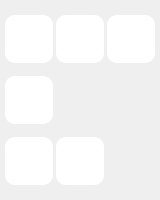
<?xml version="1.0" encoding="UTF-8"?>
<ui version="4.0">
 <class>WritingPanel</class>
 <widget class="QWidget" name="WritingPanel">
  <property name="geometry">
   <rect>
    <x>0</x>
    <y>0</y>
    <width>160</width>
    <height>200</height>
   </rect>
  </property>
  <property name="minimumSize">
   <size>
    <width>160</width>
    <height>200</height>
   </size>
  </property>
  <property name="maximumSize">
   <size>
    <width>160</width>
    <height>200</height>
   </size>
  </property>
  <property name="windowTitle">
   <string>Form</string>
  </property>
  <property name="styleSheet">
   <string notr="true">
QPushButton {
    background-color: white;
    border:0px;
    border-radius:10px;
}


QPushButton:hover {
    background-color: #FFEDC5;
}

QPushButton:checked {
    background-color: #E5E5E5;
}



/** **/

QPushButton#cursorButton {
    background-image:url(:/RecordVideo_Writing/cursor);
}


/** **/

QPushButton#pencilButton {
    background-image:url(:/RecordVideo_Writing/pencil);
}

/** **/

QPushButton#eraserButton {
    background-image:url(:/RecordVideo_Writing/eraser);
}

/****/

QPushButton#lineButton {
    background-image:url(:/RecordVideo_Writing/line);
}


/** **/


QPushButton#deleteAllButton {
    background-image:url(:/RecordVideo_Writing/deleteAll);
}

/** **/

QPushButton#highlightButton {
    background-image:url(:/RecordVideo_Writing/highlight);
}
</string>
  </property>
  <layout class="QGridLayout" name="gridLayout">
   <property name="leftMargin">
    <number>2</number>
   </property>
   <property name="topMargin">
    <number>2</number>
   </property>
   <property name="rightMargin">
    <number>2</number>
   </property>
   <property name="bottomMargin">
    <number>2</number>
   </property>
   <property name="spacing">
    <number>0</number>
   </property>
   <item row="0" column="4">
    <widget class="AbstractButton" name="highlightButton">
     <property name="minimumSize">
      <size>
       <width>48</width>
       <height>48</height>
      </size>
     </property>
     <property name="maximumSize">
      <size>
       <width>48</width>
       <height>48</height>
      </size>
     </property>
     <property name="text">
      <string/>
     </property>
    </widget>
   </item>
   <item row="0" column="1">
    <widget class="AbstractButton" name="cursorButton">
     <property name="minimumSize">
      <size>
       <width>48</width>
       <height>48</height>
      </size>
     </property>
     <property name="maximumSize">
      <size>
       <width>48</width>
       <height>48</height>
      </size>
     </property>
     <property name="text">
      <string/>
     </property>
     <property name="checkable">
      <bool>true</bool>
     </property>
     <property name="checked">
      <bool>false</bool>
     </property>
    </widget>
   </item>
   <item row="2" column="2">
    <widget class="QPushButton" name="deleteAllButton">
     <property name="minimumSize">
      <size>
       <width>48</width>
       <height>48</height>
      </size>
     </property>
     <property name="maximumSize">
      <size>
       <width>48</width>
       <height>48</height>
      </size>
     </property>
     <property name="text">
      <string/>
     </property>
    </widget>
   </item>
   <item row="2" column="1">
    <widget class="AbstractButton" name="eraserButton">
     <property name="minimumSize">
      <size>
       <width>48</width>
       <height>48</height>
      </size>
     </property>
     <property name="maximumSize">
      <size>
       <width>48</width>
       <height>48</height>
      </size>
     </property>
     <property name="text">
      <string/>
     </property>
    </widget>
   </item>
   <item row="0" column="2">
    <widget class="AbstractButton" name="pencilButton">
     <property name="minimumSize">
      <size>
       <width>48</width>
       <height>48</height>
      </size>
     </property>
     <property name="maximumSize">
      <size>
       <width>48</width>
       <height>48</height>
      </size>
     </property>
     <property name="text">
      <string/>
     </property>
    </widget>
   </item>
   <item row="1" column="1">
    <widget class="AbstractButton" name="lineButton">
     <property name="minimumSize">
      <size>
       <width>48</width>
       <height>48</height>
      </size>
     </property>
     <property name="maximumSize">
      <size>
       <width>48</width>
       <height>48</height>
      </size>
     </property>
     <property name="text">
      <string/>
     </property>
    </widget>
   </item>
  </layout>
 </widget>
 <customwidgets>
  <customwidget>
   <class>AbstractButton</class>
   <extends>QPushButton</extends>
   <header location="global">Ui/Item/AbstractButton.h</header>
  </customwidget>
 </customwidgets>
 <resources>
  <include location="../../Adora.qrc"/>
 </resources>
 <connections/>
</ui>
